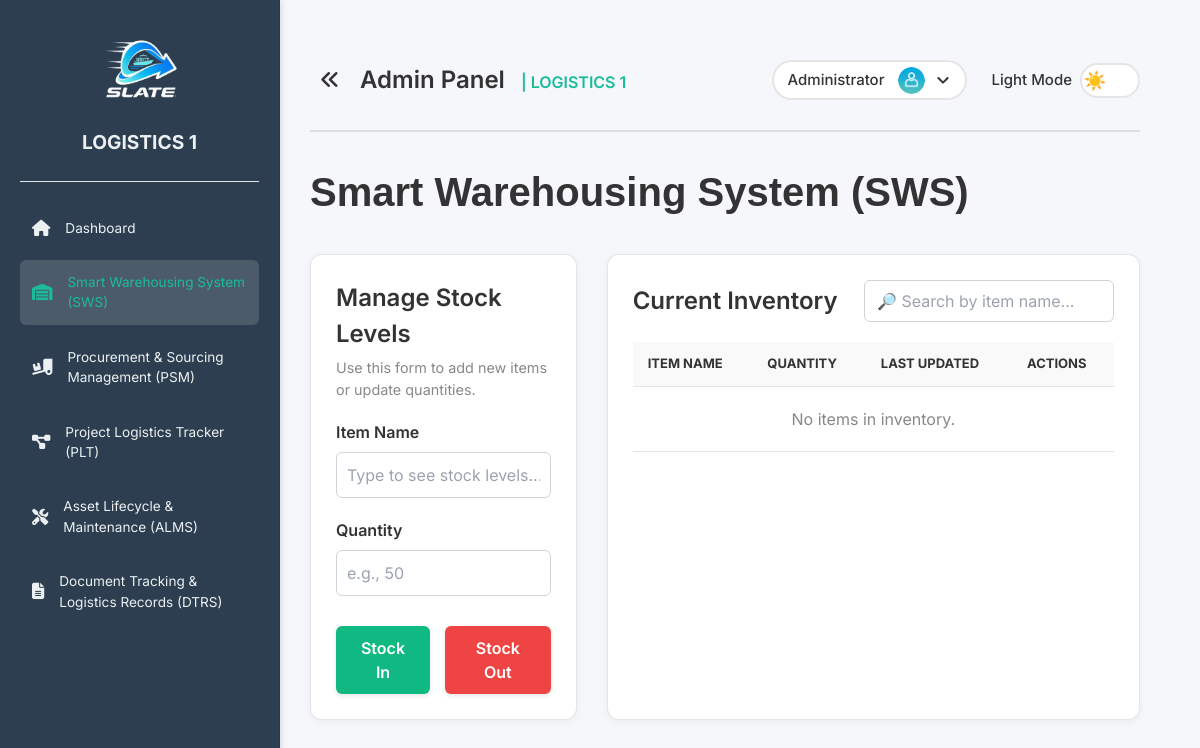
The page /pages/smart_warehousing.php (signed in) on the database as committed earlier.
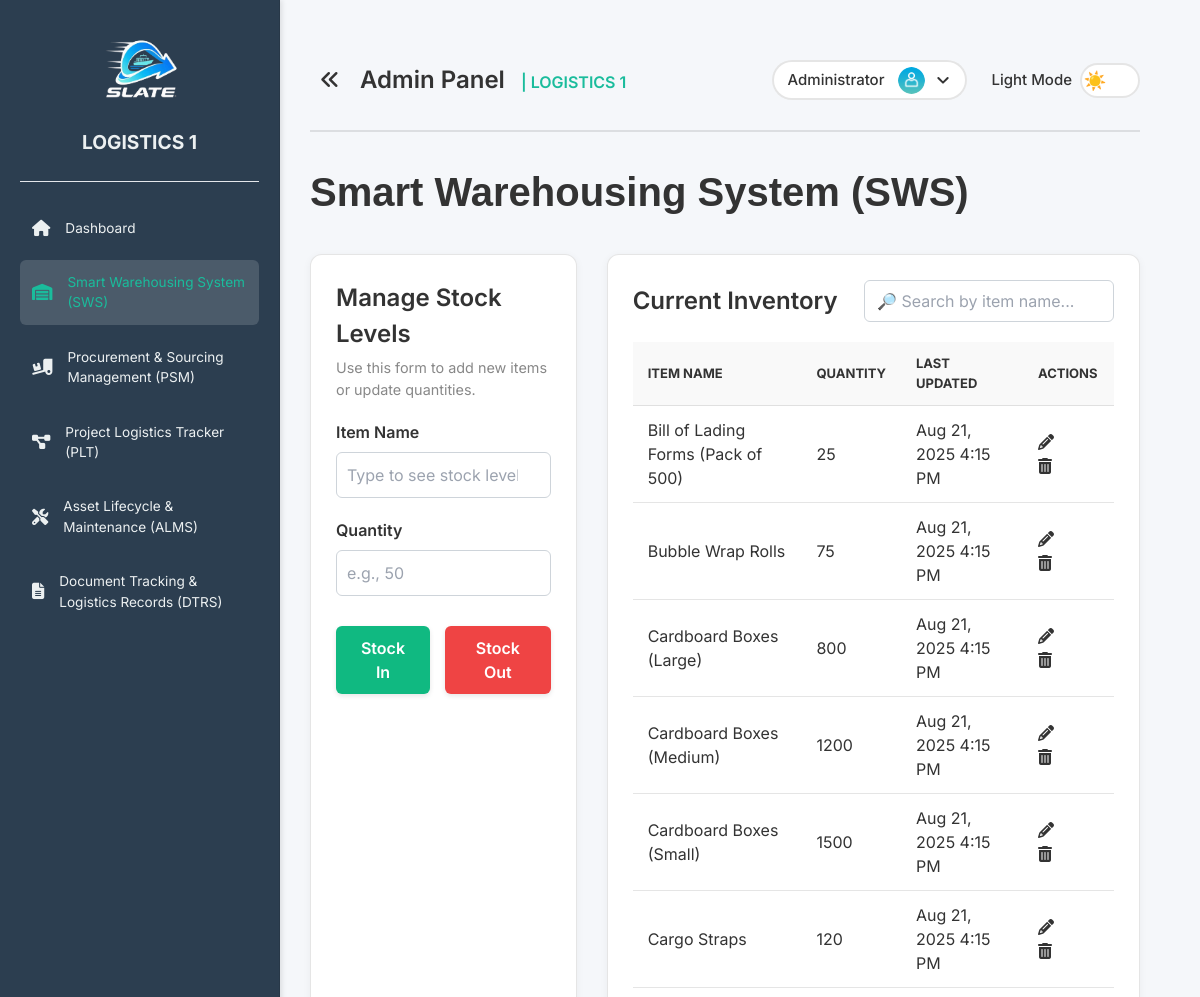
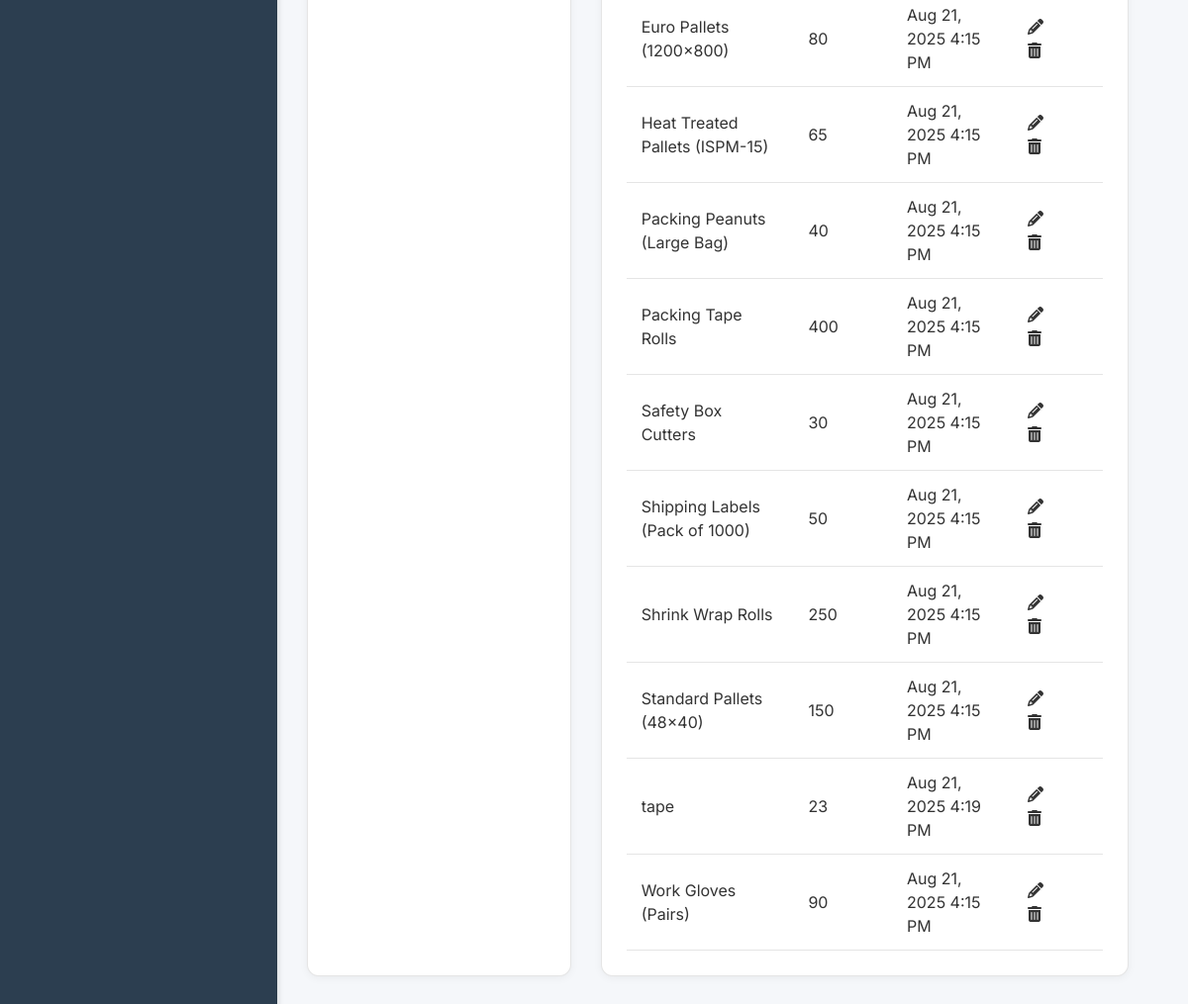
The same page on the database as committed later (2 pictures, top to bottom).
### tables this page shows
CREATE TABLE `inventory` (
  `id` int NOT NULL,
  `item_name` varchar(255) NOT NULL,
  `quantity` int NOT NULL DEFAULT '0',
  `last_updated` timestamp NULL DEFAULT CURRENT_TIMESTAMP ON UPDATE CURRENT_TIMESTAMP
);

### includes/functions/inventory.php (called while the page is built, shortened)
<?php
function getInventory() {
    $conn = getDbConnection();
    $result = $conn->query("SELECT id, item_name, quantity, last_updated FROM inventory ORDER BY item_name ASC");
    $items = [];
    if ($result) {
        while ($row = $result->fetch_assoc()) {
            $items[] = $row;
        }
    }
    return $items;
}
?>

### pages/smart_warehousing.php (the view, shortened to what this page needs)
<?php
require_once '../includes/functions/inventory.php';
$inventory = getInventory();
?>
<!DOCTYPE html>
<html lang="en">
<head>
  <link rel="stylesheet" href="../assets/css/styles.css">
  <link rel="stylesheet" href="../assets/css/sidebar.css">
</head>
<body>
  <div class="sidebar" id="sidebar"> <?php include '../partials/sidebar.php'; ?> </div>
  <div class="main-content-wrapper" id="mainContentWrapper">
    <div class="content" id="mainContent">
      <?php include '../partials/header.php'; ?>
      <h1 class="page-title" style="font-family: 'Inter Tight', sans-serif; font-weight: 600; font-size: 2.5rem; margin-bottom: 2rem;">Smart Warehousing System (SWS)</h1>
      <div class="sws-container">
        <div class="sws-form-card">
          <h2 style="font-size: 1.5rem; font-weight: 600; margin-bottom: 20px;">Manage Stock Levels</h2>
          <p style="font-size: 0.9rem; color: #888; margin-top: -15px; margin-bottom: 20px;">Use this form to add new items or update quantities.</p>
          <form action="smart_warehousing.php" method="POST">
            <div class="form-group">
              <label for="item_name">Item Name</label>
              <input type="text" id="item_name" name="item_name" list="inventory_items" placeholder="Type to see stock levels..." required>
            </div>
            <div class="form-group">
              <label for="quantity">Quantity</label>
              <input type="number" id="quantity" name="quantity" min="1" placeholder="e.g., 50" required>
            </div>
            <div class="form-actions">
              <button type="submit" name="action" value="stock-in" class="btn btn-stock-in">Stock In</button>
              <button type="submit" name="action" value="stock-out" class="btn btn-stock-out">Stock Out</button>
            </div>
          </form>
        </div>
        <div class="sws-inventory-card">
          <div class="inventory-header">
            <h2 style="font-size: 1.5rem; font-weight: 600; margin: 0;">Current Inventory</h2>
            <input type="text" id="inventorySearchInput" placeholder="🔎 Search by item name...">
          </div>
          <table class="inventory-table">
            <thead>
              <tr>
                <th>Item Name</th><th>Quantity</th><th>Last Updated</th>
                <?php if ($_SESSION['role'] === 'admin'): ?><th>Actions</th><?php endif; ?>
              </tr>
            </thead>
            <tbody id="inventoryTableBody">
              <?php if (empty($inventory)): ?>
                <tr><td colspan="<?php echo ($_SESSION['role'] === 'admin') ? '4' : '3'; ?>" style="text-align: center; padding: 20px; color: #888;">No items in inventory.</td></tr>
              <?php else: foreach ($inventory as $item): ?>
                  <tr>
                    <td><?php echo htmlspecialchars($item['item_name']); ?></td>
                    <td class="<?php echo ($item['quantity'] < 10) ? 'low-stock' : ''; ?>">
                      <?php echo htmlspecialchars($item['quantity']); ?>
                    </td>
                    <td><?php echo date('M d, Y g:i A', strtotime($item['last_updated'])); ?></td>
                    <?php if ($_SESSION['role'] === 'admin'): ?>
                      <td class="item-actions">
                        <a class="edit" onclick='openEditModal(<?php echo json_encode($item); ?>)'><i class="fas fa-pencil-alt"></i></a>
                        <a class="delete" onclick="confirmDeleteItem(<?php echo $item['id']; ?>)"><i class="fas fa-trash-alt"></i></a>
                      </td>
                    <?php endif; ?>
                  </tr>
              <?php endforeach; endif; ?>
            </tbody>
          </table>
        </div>
      </div>
    </div>
  </div>
</body>
</html>

Rows that differ between the two databases and show on the page:
added inventory: item_name "Bill of Lading Forms (Pack of 500)", quantity "25", last_updated "Aug 21, 2025 4:15 PM"
added inventory: item_name "Bubble Wrap Rolls", quantity "75", last_updated "Aug 21, 2025 4:15 PM"
added inventory: item_name "Cardboard Boxes (Large)", quantity "800", last_updated "Aug 21, 2025 4:15 PM"
added inventory: item_name "Cardboard Boxes (Medium)", quantity "1200", last_updated "Aug 21, 2025 4:15 PM"
added inventory: item_name "Cardboard Boxes (Small)", quantity "1500", last_updated "Aug 21, 2025 4:15 PM"
added inventory: item_name "Cargo Straps", quantity "120", last_updated "Aug 21, 2025 4:15 PM"
added inventory: item_name "Euro Pallets (1200x800)", quantity "80", last_updated "Aug 21, 2025 4:15 PM"
added inventory: item_name "Heat Treated Pallets (ISPM-15)", quantity "65", last_updated "Aug 21, 2025 4:15 PM"
added inventory: item_name "Packing Peanuts (Large Bag)", quantity "40", last_updated "Aug 21, 2025 4:15 PM"
added inventory: item_name "Packing Tape Rolls", quantity "400", last_updated "Aug 21, 2025 4:15 PM"
added inventory: item_name "Safety Box Cutters", quantity "30", last_updated "Aug 21, 2025 4:15 PM"
added inventory: item_name "Shipping Labels (Pack of 1000)", quantity "50", last_updated "Aug 21, 2025 4:15 PM"
added inventory: item_name "Shrink Wrap Rolls", quantity "250", last_updated "Aug 21, 2025 4:15 PM"
added inventory: item_name "Standard Pallets (48x40)", quantity "150", last_updated "Aug 21, 2025 4:15 PM"
added inventory: item_name "tape", quantity "23", last_updated "Aug 21, 2025 4:19 PM"
added inventory: item_name "Work Gloves (Pairs)", quantity "90", last_updated "Aug 21, 2025 4:15 PM"
Other text that changed with them:
text no longer shown: "No items in inventory."
